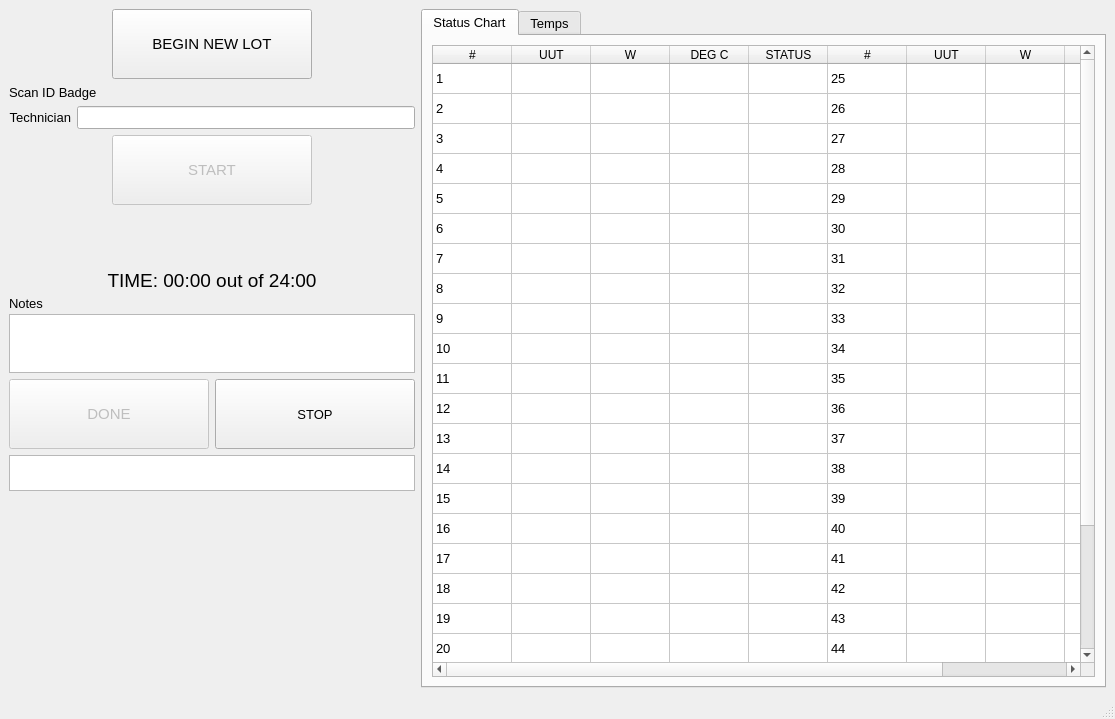
<?xml version="1.0" encoding="UTF-8"?>
<ui version="4.0">
 <class>MainWindow</class>
 <widget class="QMainWindow" name="MainWindow">
  <property name="geometry">
   <rect>
    <x>0</x>
    <y>0</y>
    <width>1115</width>
    <height>719</height>
   </rect>
  </property>
  <property name="minimumSize">
   <size>
    <width>900</width>
    <height>0</height>
   </size>
  </property>
  <property name="maximumSize">
   <size>
    <width>1366</width>
    <height>833</height>
   </size>
  </property>
  <property name="font">
   <font>
    <pointsize>10</pointsize>
   </font>
  </property>
  <property name="windowTitle">
   <string>Burn In</string>
  </property>
  <property name="tabShape">
   <enum>QTabWidget::Rounded</enum>
  </property>
  <widget class="QWidget" name="centralwidget">
   <layout class="QGridLayout" name="gridLayout">
    <item row="0" column="1">
     <layout class="QVBoxLayout" name="verticalLayout_5">
      <property name="spacing">
       <number>0</number>
      </property>
      <property name="rightMargin">
       <number>0</number>
      </property>
      <item>
       <widget class="QTabWidget" name="tabWidget">
        <property name="sizePolicy">
         <sizepolicy hsizetype="Expanding" vsizetype="Preferred">
          <horstretch>0</horstretch>
          <verstretch>0</verstretch>
         </sizepolicy>
        </property>
        <property name="currentIndex">
         <number>0</number>
        </property>
        <widget class="QWidget" name="tab">
         <attribute name="title">
          <string>Status Chart</string>
         </attribute>
         <layout class="QGridLayout" name="gridLayout_3">
          <item row="1" column="0">
           <widget class="QTableWidget" name="tableUut">
            <property name="enabled">
             <bool>true</bool>
            </property>
            <property name="sizePolicy">
             <sizepolicy hsizetype="Fixed" vsizetype="Ignored">
              <horstretch>0</horstretch>
              <verstretch>10</verstretch>
             </sizepolicy>
            </property>
            <property name="minimumSize">
             <size>
              <width>0</width>
              <height>0</height>
             </size>
            </property>
            <property name="maximumSize">
             <size>
              <width>16777195</width>
              <height>16777215</height>
             </size>
            </property>
            <property name="baseSize">
             <size>
              <width>20</width>
              <height>0</height>
             </size>
            </property>
            <property name="focusPolicy">
             <enum>Qt::NoFocus</enum>
            </property>
            <property name="verticalScrollBarPolicy">
             <enum>Qt::ScrollBarAsNeeded</enum>
            </property>
            <property name="horizontalScrollBarPolicy">
             <enum>Qt::ScrollBarAsNeeded</enum>
            </property>
            <property name="sizeAdjustPolicy">
             <enum>QAbstractScrollArea::AdjustToContents</enum>
            </property>
            <property name="autoScroll">
             <bool>true</bool>
            </property>
            <property name="editTriggers">
             <set>QAbstractItemView::NoEditTriggers</set>
            </property>
            <property name="alternatingRowColors">
             <bool>false</bool>
            </property>
            <property name="selectionMode">
             <enum>QAbstractItemView::NoSelection</enum>
            </property>
            <property name="gridStyle">
             <enum>Qt::SolidLine</enum>
            </property>
            <property name="rowCount">
             <number>24</number>
            </property>
            <property name="columnCount">
             <number>10</number>
            </property>
            <attribute name="horizontalHeaderCascadingSectionResizes">
             <bool>true</bool>
            </attribute>
            <attribute name="horizontalHeaderDefaultSectionSize">
             <number>79</number>
            </attribute>
            <attribute name="horizontalHeaderHighlightSections">
             <bool>false</bool>
            </attribute>
            <attribute name="horizontalHeaderShowSortIndicator" stdset="0">
             <bool>false</bool>
            </attribute>
            <attribute name="horizontalHeaderStretchLastSection">
             <bool>true</bool>
            </attribute>
            <attribute name="verticalHeaderVisible">
             <bool>false</bool>
            </attribute>
            <attribute name="verticalHeaderCascadingSectionResizes">
             <bool>false</bool>
            </attribute>
            <attribute name="verticalHeaderDefaultSectionSize">
             <number>30</number>
            </attribute>
            <attribute name="verticalHeaderMinimumSectionSize">
             <number>23</number>
            </attribute>
            <attribute name="verticalHeaderStretchLastSection">
             <bool>false</bool>
            </attribute>
            <row/>
            <row/>
            <row/>
            <row/>
            <row/>
            <row/>
            <row/>
            <row/>
            <row/>
            <row/>
            <row/>
            <row/>
            <row/>
            <row/>
            <row/>
            <row/>
            <row/>
            <row/>
            <row/>
            <row/>
            <row/>
            <row/>
            <row/>
            <row/>
            <column>
             <property name="text">
              <string>#</string>
             </property>
             <property name="textAlignment">
              <set>AlignCenter</set>
             </property>
            </column>
            <column>
             <property name="text">
              <string>UUT</string>
             </property>
            </column>
            <column>
             <property name="text">
              <string>W</string>
             </property>
            </column>
            <column>
             <property name="text">
              <string>DEG C</string>
             </property>
            </column>
            <column>
             <property name="text">
              <string>STATUS</string>
             </property>
            </column>
            <column>
             <property name="text">
              <string>#</string>
             </property>
            </column>
            <column>
             <property name="text">
              <string>UUT</string>
             </property>
            </column>
            <column>
             <property name="text">
              <string>W</string>
             </property>
            </column>
            <column>
             <property name="text">
              <string>DEG C</string>
             </property>
            </column>
            <column>
             <property name="text">
              <string>STATUS</string>
             </property>
            </column>
            <item row="0" column="0">
             <property name="text">
              <string>1</string>
             </property>
            </item>
            <item row="0" column="5">
             <property name="text">
              <string>25</string>
             </property>
            </item>
            <item row="1" column="0">
             <property name="text">
              <string>2</string>
             </property>
            </item>
            <item row="1" column="5">
             <property name="text">
              <string>26</string>
             </property>
            </item>
            <item row="2" column="0">
             <property name="text">
              <string>3</string>
             </property>
            </item>
            <item row="2" column="5">
             <property name="text">
              <string>27</string>
             </property>
            </item>
            <item row="3" column="0">
             <property name="text">
              <string>4</string>
             </property>
            </item>
            <item row="3" column="5">
             <property name="text">
              <string>28</string>
             </property>
            </item>
            <item row="4" column="0">
             <property name="text">
              <string>5</string>
             </property>
            </item>
            <item row="4" column="5">
             <property name="text">
              <string>29</string>
             </property>
            </item>
            <item row="5" column="0">
             <property name="text">
              <string>6</string>
             </property>
            </item>
            <item row="5" column="5">
             <property name="text">
              <string>30</string>
             </property>
            </item>
            <item row="6" column="0">
             <property name="text">
              <string>7</string>
             </property>
            </item>
            <item row="6" column="5">
             <property name="text">
              <string>31</string>
             </property>
            </item>
            <item row="7" column="0">
             <property name="text">
              <string>8</string>
             </property>
            </item>
            <item row="7" column="5">
             <property name="text">
              <string>32</string>
             </property>
            </item>
            <item row="8" column="0">
             <property name="text">
              <string>9</string>
             </property>
            </item>
            <item row="8" column="5">
             <property name="text">
              <string>33</string>
             </property>
            </item>
            <item row="9" column="0">
             <property name="text">
              <string>10</string>
             </property>
            </item>
            <item row="9" column="5">
             <property name="text">
              <string>34</string>
             </property>
            </item>
            <item row="10" column="0">
             <property name="text">
              <string>11</string>
             </property>
            </item>
            <item row="10" column="5">
             <property name="text">
              <string>35</string>
             </property>
            </item>
            <item row="11" column="0">
             <property name="text">
              <string>12</string>
             </property>
            </item>
            <item row="11" column="5">
             <property name="text">
              <string>36</string>
             </property>
            </item>
            <item row="12" column="0">
             <property name="text">
              <string>13</string>
             </property>
            </item>
            <item row="12" column="5">
             <property name="text">
              <string>37</string>
             </property>
            </item>
            <item row="13" column="0">
             <property name="text">
              <string>14</string>
             </property>
            </item>
            <item row="13" column="5">
             <property name="text">
              <string>38</string>
             </property>
            </item>
            <item row="14" column="0">
             <property name="text">
              <string>15</string>
             </property>
            </item>
            <item row="14" column="5">
             <property name="text">
              <string>39</string>
             </property>
            </item>
            <item row="15" column="0">
             <property name="text">
              <string>16</string>
             </property>
            </item>
            <item row="15" column="5">
             <property name="text">
              <string>40</string>
             </property>
            </item>
            <item row="16" column="0">
             <property name="text">
              <string>17</string>
             </property>
            </item>
            <item row="16" column="5">
             <property name="text">
              <string>41</string>
             </property>
            </item>
            <item row="17" column="0">
             <property name="text">
              <string>18</string>
             </property>
            </item>
            <item row="17" column="5">
             <property name="text">
              <string>42</string>
             </property>
            </item>
            <item row="18" column="0">
             <property name="text">
              <string>19</string>
             </property>
            </item>
            <item row="18" column="5">
             <property name="text">
              <string>43</string>
             </property>
            </item>
            <item row="19" column="0">
             <property name="text">
              <string>20</string>
             </property>
            </item>
            <item row="19" column="5">
             <property name="text">
              <string>44</string>
             </property>
            </item>
            <item row="20" column="0">
             <property name="text">
              <string>21</string>
             </property>
            </item>
            <item row="20" column="5">
             <property name="text">
              <string>45</string>
             </property>
            </item>
            <item row="21" column="0">
             <property name="text">
              <string>22</string>
             </property>
            </item>
            <item row="21" column="5">
             <property name="text">
              <string>46</string>
             </property>
            </item>
            <item row="22" column="0">
             <property name="text">
              <string>23</string>
             </property>
            </item>
            <item row="22" column="5">
             <property name="text">
              <string>47</string>
             </property>
            </item>
            <item row="23" column="0">
             <property name="text">
              <string>24</string>
             </property>
            </item>
            <item row="23" column="5">
             <property name="text">
              <string>48</string>
             </property>
            </item>
           </widget>
          </item>
         </layout>
        </widget>
        <widget class="QWidget" name="tab_2">
         <attribute name="title">
          <string>Temps</string>
         </attribute>
         <widget class="PlotWidget" name="plotWidget" native="true">
          <property name="geometry">
           <rect>
            <x>-1</x>
            <y>-1</y>
            <width>901</width>
            <height>301</height>
           </rect>
          </property>
         </widget>
        </widget>
       </widget>
      </item>
     </layout>
    </item>
    <item row="0" column="0">
     <layout class="QVBoxLayout" name="verticalLayout_4">
      <property name="sizeConstraint">
       <enum>QLayout::SetNoConstraint</enum>
      </property>
      <property name="rightMargin">
       <number>0</number>
      </property>
      <property name="bottomMargin">
       <number>0</number>
      </property>
      <item>
       <layout class="QHBoxLayout" name="horizontalLayout">
        <property name="spacing">
         <number>0</number>
        </property>
        <property name="sizeConstraint">
         <enum>QLayout::SetNoConstraint</enum>
        </property>
        <item>
         <spacer name="horizontalSpacer_4">
          <property name="orientation">
           <enum>Qt::Horizontal</enum>
          </property>
          <property name="sizeHint" stdset="0">
           <size>
            <width>40</width>
            <height>20</height>
           </size>
          </property>
         </spacer>
        </item>
        <item>
         <widget class="QPushButton" name="buttonBeginNewPcb">
          <property name="minimumSize">
           <size>
            <width>200</width>
            <height>70</height>
           </size>
          </property>
          <property name="font">
           <font>
            <pointsize>11</pointsize>
           </font>
          </property>
          <property name="styleSheet">
           <string notr="true"/>
          </property>
          <property name="text">
           <string>BEGIN NEW LOT</string>
          </property>
         </widget>
        </item>
        <item>
         <spacer name="horizontalSpacer_5">
          <property name="orientation">
           <enum>Qt::Horizontal</enum>
          </property>
          <property name="sizeHint" stdset="0">
           <size>
            <width>40</width>
            <height>20</height>
           </size>
          </property>
         </spacer>
        </item>
       </layout>
      </item>
      <item>
       <widget class="QLabel" name="textStep2">
        <property name="maximumSize">
         <size>
          <width>100</width>
          <height>20</height>
         </size>
        </property>
        <property name="font">
         <font>
          <pointsize>10</pointsize>
         </font>
        </property>
        <property name="text">
         <string>Scan ID Badge</string>
        </property>
       </widget>
      </item>
      <item>
       <layout class="QHBoxLayout" name="horizontalLayout_4">
        <property name="sizeConstraint">
         <enum>QLayout::SetMinAndMaxSize</enum>
        </property>
        <item>
         <widget class="QLabel" name="label">
          <property name="maximumSize">
           <size>
            <width>100</width>
            <height>20</height>
           </size>
          </property>
          <property name="text">
           <string>Technician</string>
          </property>
          <property name="alignment">
           <set>Qt::AlignRight|Qt::AlignTrailing|Qt::AlignVCenter</set>
          </property>
         </widget>
        </item>
        <item>
         <widget class="QLineEdit" name="editTechnician">
          <property name="sizePolicy">
           <sizepolicy hsizetype="Expanding" vsizetype="Fixed">
            <horstretch>0</horstretch>
            <verstretch>0</verstretch>
           </sizepolicy>
          </property>
          <property name="font">
           <font>
            <pointsize>10</pointsize>
           </font>
          </property>
          <property name="readOnly">
           <bool>true</bool>
          </property>
         </widget>
        </item>
       </layout>
      </item>
      <item>
       <layout class="QHBoxLayout" name="horizontalLayout_2">
        <item>
         <spacer name="horizontalSpacer_6">
          <property name="orientation">
           <enum>Qt::Horizontal</enum>
          </property>
          <property name="sizeHint" stdset="0">
           <size>
            <width>40</width>
            <height>20</height>
           </size>
          </property>
         </spacer>
        </item>
        <item>
         <widget class="QPushButton" name="buttonStart">
          <property name="enabled">
           <bool>false</bool>
          </property>
          <property name="minimumSize">
           <size>
            <width>200</width>
            <height>70</height>
           </size>
          </property>
          <property name="font">
           <font>
            <pointsize>11</pointsize>
           </font>
          </property>
          <property name="text">
           <string>START</string>
          </property>
         </widget>
        </item>
        <item>
         <spacer name="horizontalSpacer_7">
          <property name="orientation">
           <enum>Qt::Horizontal</enum>
          </property>
          <property name="sizeHint" stdset="0">
           <size>
            <width>40</width>
            <height>20</height>
           </size>
          </property>
         </spacer>
        </item>
       </layout>
      </item>
      <item>
       <spacer name="verticalSpacer_2">
        <property name="orientation">
         <enum>Qt::Vertical</enum>
        </property>
        <property name="sizeHint" stdset="0">
         <size>
          <width>20</width>
          <height>40</height>
         </size>
        </property>
       </spacer>
      </item>
      <item>
       <widget class="QLabel" name="labelStatus">
        <property name="maximumSize">
         <size>
          <width>16777215</width>
          <height>25</height>
         </size>
        </property>
        <property name="font">
         <font>
          <pointsize>14</pointsize>
         </font>
        </property>
        <property name="text">
         <string>TIME: 00:00 out of 24:00</string>
        </property>
        <property name="alignment">
         <set>Qt::AlignCenter</set>
        </property>
       </widget>
      </item>
      <item>
       <widget class="QLabel" name="textStep5">
        <property name="maximumSize">
         <size>
          <width>200</width>
          <height>10</height>
         </size>
        </property>
        <property name="font">
         <font>
          <pointsize>10</pointsize>
         </font>
        </property>
        <property name="text">
         <string>Notes</string>
        </property>
       </widget>
      </item>
      <item>
       <widget class="QTextEdit" name="editNotes">
        <property name="sizePolicy">
         <sizepolicy hsizetype="Preferred" vsizetype="Preferred">
          <horstretch>0</horstretch>
          <verstretch>0</verstretch>
         </sizepolicy>
        </property>
        <property name="maximumSize">
         <size>
          <width>16777215</width>
          <height>59</height>
         </size>
        </property>
        <property name="font">
         <font>
          <pointsize>10</pointsize>
         </font>
        </property>
       </widget>
      </item>
      <item>
       <layout class="QHBoxLayout" name="horizontalLayout_3">
        <item>
         <spacer name="horizontalSpacer_3">
          <property name="orientation">
           <enum>Qt::Horizontal</enum>
          </property>
          <property name="sizeHint" stdset="0">
           <size>
            <width>40</width>
            <height>20</height>
           </size>
          </property>
         </spacer>
        </item>
        <item>
         <widget class="QPushButton" name="buttonDone">
          <property name="enabled">
           <bool>false</bool>
          </property>
          <property name="minimumSize">
           <size>
            <width>200</width>
            <height>70</height>
           </size>
          </property>
          <property name="font">
           <font>
            <pointsize>11</pointsize>
           </font>
          </property>
          <property name="text">
           <string>DONE</string>
          </property>
         </widget>
        </item>
        <item>
         <spacer name="horizontalSpacer_9">
          <property name="orientation">
           <enum>Qt::Horizontal</enum>
          </property>
          <property name="sizeHint" stdset="0">
           <size>
            <width>40</width>
            <height>20</height>
           </size>
          </property>
         </spacer>
        </item>
        <item>
         <widget class="QPushButton" name="ButtonStopandUpload">
          <property name="minimumSize">
           <size>
            <width>200</width>
            <height>70</height>
           </size>
          </property>
          <property name="text">
           <string>STOP</string>
          </property>
         </widget>
        </item>
        <item>
         <spacer name="horizontalSpacer_8">
          <property name="orientation">
           <enum>Qt::Horizontal</enum>
          </property>
          <property name="sizeHint" stdset="0">
           <size>
            <width>40</width>
            <height>20</height>
           </size>
          </property>
         </spacer>
        </item>
       </layout>
      </item>
      <item>
       <widget class="QTextEdit" name="editCompletionStatus">
        <property name="sizePolicy">
         <sizepolicy hsizetype="Expanding" vsizetype="Expanding">
          <horstretch>0</horstretch>
          <verstretch>1</verstretch>
         </sizepolicy>
        </property>
        <property name="maximumSize">
         <size>
          <width>16777215</width>
          <height>36</height>
         </size>
        </property>
        <property name="readOnly">
         <bool>true</bool>
        </property>
       </widget>
      </item>
      <item>
       <spacer name="verticalSpacer">
        <property name="orientation">
         <enum>Qt::Vertical</enum>
        </property>
        <property name="sizeType">
         <enum>QSizePolicy::Fixed</enum>
        </property>
        <property name="sizeHint" stdset="0">
         <size>
          <width>20</width>
          <height>176</height>
         </size>
        </property>
       </spacer>
      </item>
      <item>
       <widget class="QLabel" name="Rev">
        <property name="text">
         <string/>
        </property>
       </widget>
      </item>
     </layout>
    </item>
   </layout>
  </widget>
  <widget class="QStatusBar" name="statusbar"/>
 </widget>
 <customwidgets>
  <customwidget>
   <class>PlotWidget</class>
   <extends>QWidget</extends>
   <header location="global">pyqtgraph</header>
   <container>1</container>
  </customwidget>
 </customwidgets>
 <resources/>
 <connections/>
</ui>
